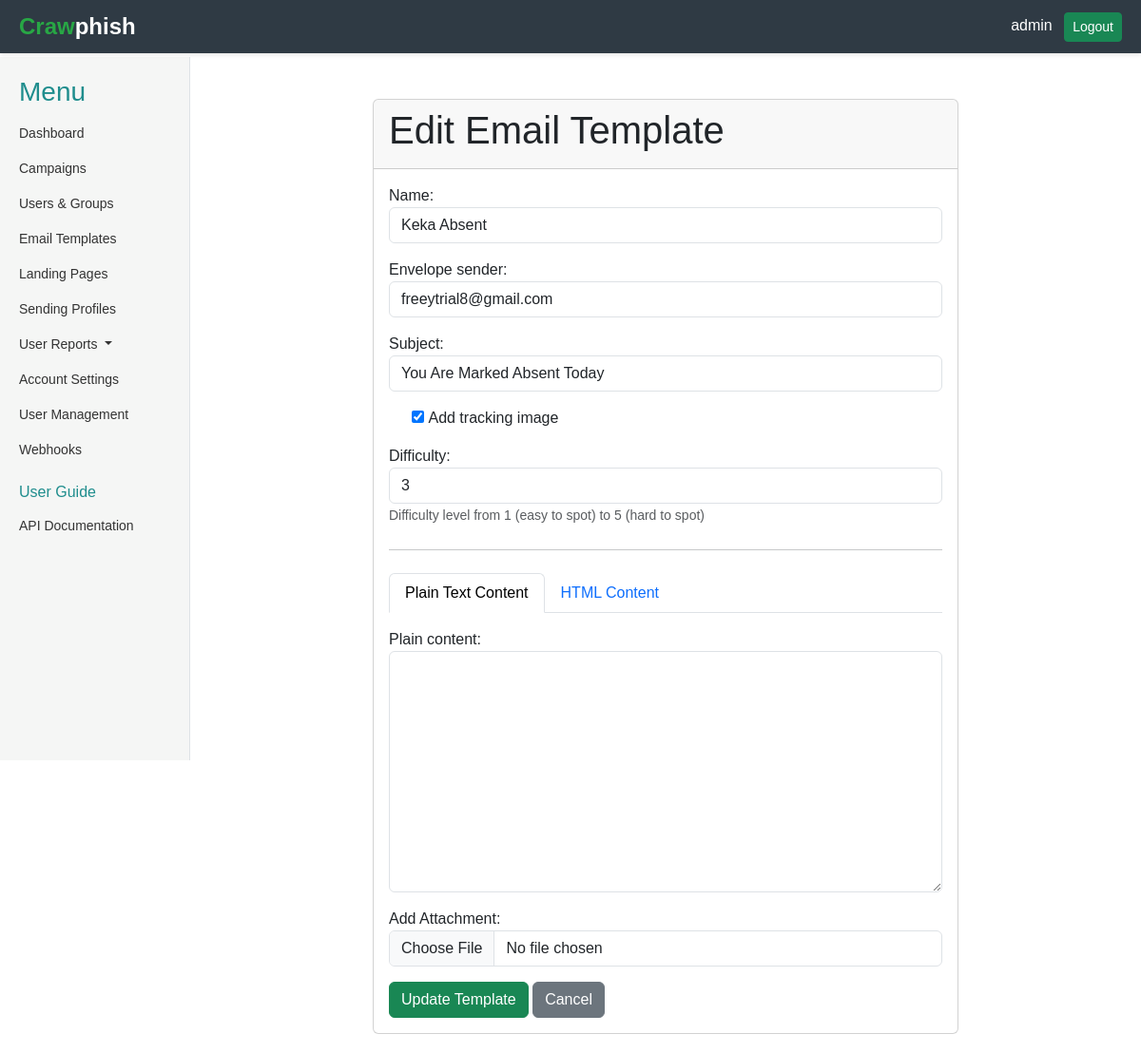
Page /email-templates/edit/31/ (signed in) on the committed database.
### core/models.py (models this page shows, shortened)
class User(AbstractUser):
    position = models.CharField(max_length=100, blank=True, null=True)
    api_key = models.CharField(max_length=100, blank=True, null=True)

class EmailTemplate(models.Model):
    name = models.CharField(max_length=100)
    plain_content = models.TextField(blank=True)
    envelope_sender = models.CharField(max_length=255, blank=True)
    subject = models.CharField(max_length=255)
    html_content = models.TextField(blank=True)
    add_tracking_image = models.BooleanField(default=False)
    modified_date = models.DateTimeField(auto_now=True)
    difficulty = models.IntegerField(
        choices=[(i, str(i)) for i in range(1, 6)],
        default=1,
        help_text="Difficulty level from 1 (easy to spot) to 5 (hard to spot)"
    )

### core/views.py (the view, shortened to what this page needs)
# urls.py: path('email-templates/edit/<int:pk>/', views.EmailTemplateUpdateView.as_view(), name='email_template_edit'),
class EmailTemplateUpdateView(LoginRequiredMixin, UpdateView):
    model = EmailTemplate
    form_class = EmailTemplateForm
    template_name = 'core/email_template_edit.html'
    success_url = reverse_lazy('core:email_templates')
    def get_initial(self):
        initial = super().get_initial()
        initial['plain_content'] = self.get_object().plain_content
        initial['html_content'] = self.get_object().html_content
        return initial

### core/templates/core/email_template_edit.html (shortened to what this page needs)
{% extends 'core/base.html' %}
{% block content %}
<div class="container">
  <div class="row justify-content-center">
    <div class="col-md-8">
      <div class="card mt-4">
        <div class="card-header">
          <h1 class="card-title">Edit Email Template</h1>
        </div>
        <div class="card-body">
          <form method="post" enctype="multipart/form-data">
            <div class="mb-3">
              {{ form.name.label_tag }}
              {{ form.name }}
            </div>
            <div class="mb-3">
              {{ form.envelope_sender.label_tag }}
              {{ form.envelope_sender }}
            </div>
            <div class="mb-3">
              {{ form.subject.label_tag }}
              {{ form.subject }}
            </div>
            <div class="mb-3 form-check">
              {{ form.add_tracking_image }}
              <label class="form-check-label" for="{{ form.add_tracking_image.id_for_label }}">
                {{ form.add_tracking_image.label }}
              </label>
            </div>
            <div class="mb-3">
              {{ form.difficulty.label_tag }}
              {{ form.difficulty }}
              {% if form.difficulty.help_text %}
                <small class="form-text text-muted">{{ form.difficulty.help_text }}</small>
              {% endif %}
            </div>
            <hr class="my-4">
            <ul class="nav nav-tabs" id="templateTabs" role="tablist">
              <li class="nav-item" role="presentation">
                <button class="nav-link active" id="plain-text-tab" data-bs-toggle="tab" data-bs-target="#plain-text" type="button" role="tab" aria-controls="plain-text" aria-selected="true">
                  Plain Text Content
                </button>
              </li>
              <li class="nav-item" role="presentation">
                <button class="nav-link" id="html-tab" data-bs-toggle="tab" data-bs-target="#html" type="button" role="tab" aria-controls="html" aria-selected="false">
                  HTML Content
                </button>
              </li>
            </ul>
            <div class="tab-content mt-3" id="templateTabContent">
              <div class="tab-pane fade show active" id="plain-text" role="tabpanel" aria-labelledby="plain-text-tab">
                <div class="mb-3">
                  {{ form.plain_content.label_tag }}
                  {{ form.plain_content }}
                </div>
              </div>
            </div>
            <div class="mb-3">
              {{ form.attachment.label_tag }}
              {{ form.attachment }}
            </div>
            <button type="submit" class="btn btn-success">Update Template</button>
            <a href="{% url 'core:email_templates' %}" class="btn btn-secondary">Cancel</a>
          </form>
        </div>
      </div>
    </div>
  </div>
</div>
{% endblock %}

### core/templates/core/base.html (shortened to what this page needs)
<!DOCTYPE html>
<html lang="en">
<head>
    <link rel="stylesheet" href="https://cdn.jsdelivr.net/npm/bootstrap-icons@1.11.1/font/bootstrap-icons.css">
    <link href="https://cdn.jsdelivr.net/npm/bootstrap@5.3.0/dist/css/bootstrap.min.css" rel="stylesheet">
</head>
<body>
    <div class="container-fluid">
        {% if request.user.is_authenticated %}
            <div class="header">
                <div class="logo">
                    <span style="color: #28a745;">Craw</span> phish
                </div>
                <div>
                    <span class="text-white me-2">{{ request.user.username }}</span>
                    <a href="{% url 'logout' %}" class="btn btn-success btn-sm">Logout</a>
                </div>
            </div>
        {% endif %}
        <div class="main-content-wrapper {% if not request.user.is_authenticated %}unauthenticated{% endif %}">
            {% if request.user.is_authenticated %}
                <div class="sidebar">
                    <h3 style="color: rgb(31, 141, 141);">Menu</h3>
                    <ul class="nav flex-column">
                        <li class="nav-item">
                            <a class="nav-link {% if request.resolver_match.url_name == 'dashboard' %}active{% endif %}" href="{% url 'core:dashboard' %}">Dashboard</a>
                        </li>
                        <li class="nav-item">
                            <a class="nav-link {% if request.resolver_match.url_name == 'campaigns' %}active{% endif %}" href="{% url 'core:campaigns' %}">Campaigns</a>
                        </li>
                        <li class="nav-item">
                            <a class="nav-link {% if request.resolver_match.url_name == 'users_groups' %}active{% endif %}" href="{% url 'core:users_groups' %}">Users & Groups</a>
                        </li>
                        <li class="nav-item">
                            <a class="nav-link {% if request.resolver_match.url_name == 'email_templates' %}active{% endif %}" href="{% url 'core:email_templates' %}">Email Templates</a>
                        </li>
                        <li class="nav-item">
                            <a class="nav-link {% if request.resolver_match.url_name == 'landing_pages' %}active{% endif %}" href="{% url 'core:landing_pages' %}">Landing Pages</a>
                        </li>
                        <li class="nav-item">
                            <a class="nav-link {% if request.resolver_match.url_name == 'sending_profiles' %}active{% endif %}" href="{% url 'core:sending_profiles' %}">Sending Profiles</a>
                        </li>
                        <li class="nav-item dropdown">
                            <a class="nav-link dropdown-toggle split" href="" id="userReportsDropdown" role="button" data-bs-toggle="dropdown" aria-expanded="false">
                              User Reports
                            </a>
                          </li>
                        <li class="nav-item">
                            <a class="nav-link {% if request.resolver_match.url_name == 'settings' %}active{% endif %}" href="{% url 'core:settings' %}">Account Settings</a>
                        </li>
                        {% if request.user.is_superuser %}
                            <li class="nav-item">
                                <a class="nav-link {% if request.resolver_match.url_name == 'user_management' %}active{% endif %}" href="{% url 'core:user_management' %}">User Management</a>
                            </li>
                        {% endif %}
                        <li class="nav-item">
                            <a class="nav-link {% if request.resolver_match.url_name == 'webhooks' %}active{% endif %}" href="{% url 'core:webhooks' %}">Webhooks</a>
                        </li>
                        <li class="nav-item">
                            <h6 style="color: rgb(31, 141, 141);" class="mt-3">User Guide</h6>
                        </li>
                        <li class="nav-item">
                            <a class="nav-link" href="#">API Documentation</a>
                        </li>
                    </ul>
                </div>
            {% endif %}
            <div class="main-content {% if not request.user.is_authenticated %}unauthenticated{% endif %}">
                {% block content %}{% endblock %}
            </div>
        </div>
    </div>
</body>
</html>

### core/templates/core/base.html (style rules this page uses)
body { margin: 0; font-family: Arial, sans-serif; }
.container-fluid { padding: 0; min-height: 100vh; display: flex; flex-direction: column; }
.header { background-color: #2F3A44; color: white; padding: 10px 20px; display: flex; justify-content: space-between; align-items: center; width: 100%; box-shadow: 0 2px 4px rgba(0, 0, 0, 0.1); position: fixed; top: 0; left: 0; z-index: 1000; }
.header .logo { font-size: 24px; font-weight: bold; display: flex; align-items: center; }
.main-content-wrapper { display: flex; flex: 1; margin-top: 60px; }
.sidebar { width: 200px; background-color: #F5F6F5; padding: 20px; border-right: 1px solid #dee2e6; height: calc(100vh - 60px); position: fixed; top: 60px; left: 0; z-index: 999; }
.sidebar .nav-link { color: #333; padding: 8px 0; font-size: 14px; }
.main-content { flex: 1; margin-left: 200px; padding: 20px; }

### rows in the picture
User: user.username "admin"
EmailTemplate: name "Keka Absent", envelope_sender "freeytrial8@gmail.com", subject "You Are Marked Absent Today", add_tracking_image "☑", difficulty "3"
